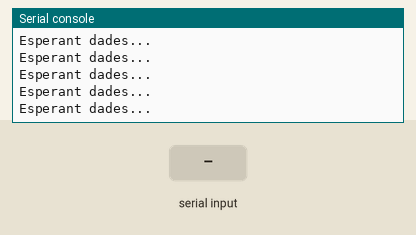
This program was run on a simulated Raspberry Pi Pico running MicroPython. Shown: the last lines printed to the serial console. Inputs (shaded band) come from the test bench.

Above: at 1.2 s.
1.3 s: "1" received over the second serial link
At 1.56 s:
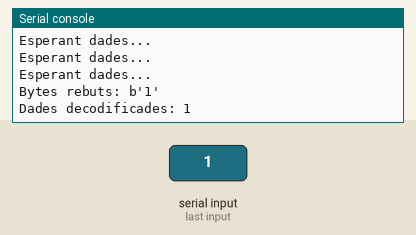
2.9 s: "0" received over the second serial link
At 3.16 s:
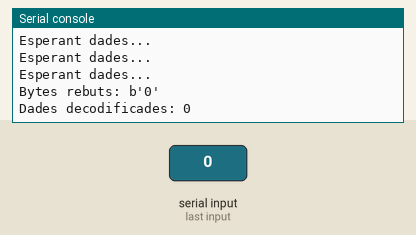
4.4 s: "2" received over the second serial link
At 4.56 s:
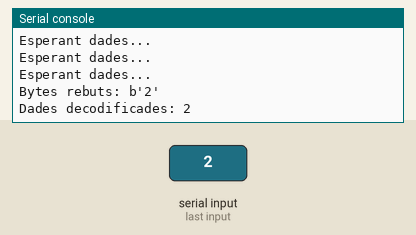

The program:

serierasppico_5.py
```python
from machine import UART, Pin
import utime

# Configura UART al Pico
uart = UART(0, baudrate=9600, tx=Pin(0), rx=Pin(1))

# Funció per netejar el buffer inicial
def clear_uart_buffer():
    while uart.any():
        uart.read()  # Esborra qualsevol dada restant

# Esborrem el buffer inicial abans de començar
clear_uart_buffer()

while True:
    if uart.any():  # Comprova si hi ha dades entrants
        try:
            data = uart.read()  # Llegeix les dades com a bytes
            print(f"Bytes rebuts: {data}")  # Mostra els bytes crus per depurar

            # Intentem decodificar les dades manualment
            try:
                decoded_data = data.decode('utf-8').strip()  # Decodifica sense paràmetres extra
                print(f"Dades decodificades: {decoded_data}")
            except Exception as e:
                print(f"Error de decodificació: {e}")

        except Exception as e:
            print(f"Error en manejar les dades: {e}")
    else:
        print("Esperant dades...")  # Missatge per indicar que no arriben dades
    utime.sleep(0.2)  # Redueix el temps d'espera per llegir més sovint
```

Measured:
- after the input at 1.3 s, the serial console: prints a new line after 0.10 s (image 1)
- after the input at 2.9 s, the serial console: prints a new line after 0.10 s (image 2)
- after the input at 4.4 s, the serial console: prints a new line at once (image 3)
